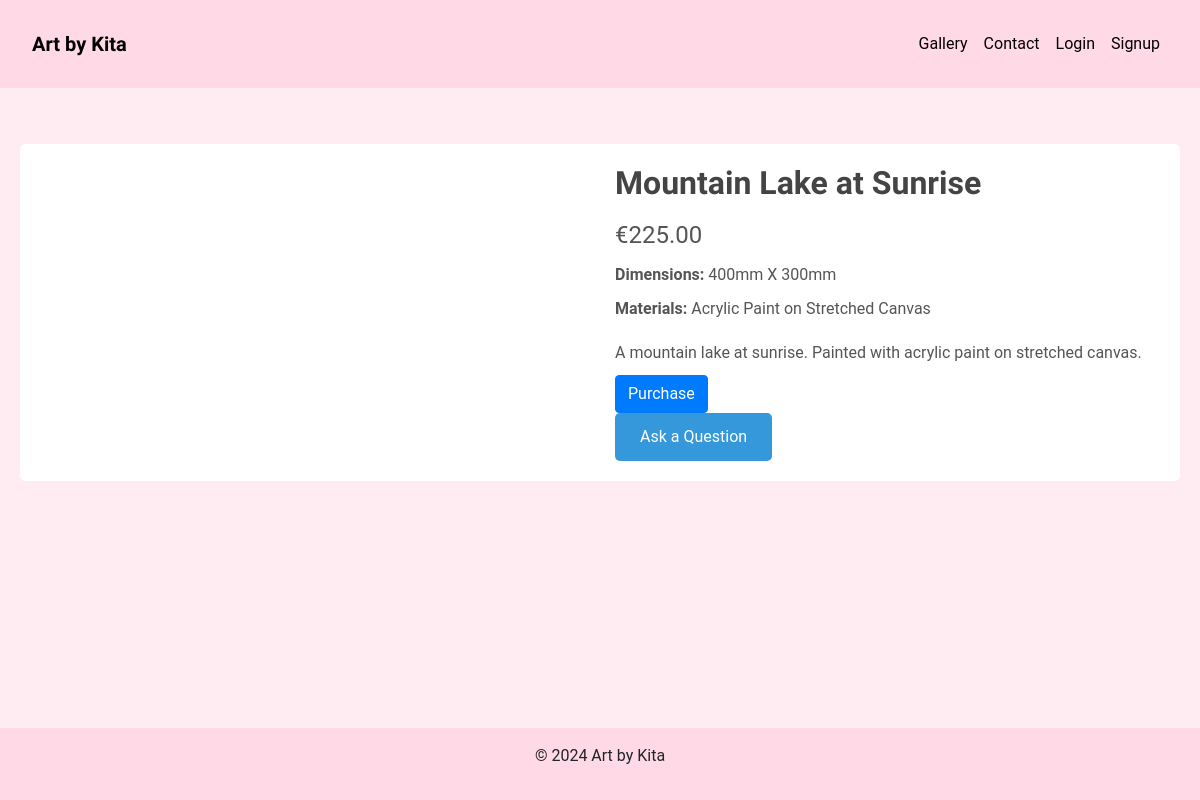
Screenshot of /gallery/3/ with the database file from the repository.
### gallery/models.py (models this page shows, shortened)
class Painting(models.Model):
    title = models.CharField(max_length=50)
    description = models.TextField()
    dimensions = models.CharField(max_length=50)
    materials = models.CharField(max_length=150)
    image = CloudinaryField('image', folder='paintings')
    price = models.DecimalField(max_digits=6, decimal_places=2)

### gallery/views.py (the view)
# urls.py: path('<int:pk>/', views.PaintingDetailView.as_view(), name='painting_detail'),
class PaintingDetailView(DetailView):
    model = Painting
    template_name = 'gallery/painting_detail.html'
    context_object_name = 'painting'

### home/context_processors.py (called while the page is built)
def current_year(request):
    return {
        'current_year': datetime.datetime.now().year
    }

### gallery/templates/gallery/painting_detail.html (shortened to what this page needs)
{% extends "base.html" %}
{% block content %}
<div class="product-page">
    <div class="product-details">
        <img src="{{ painting.image.url }}" alt="{{ painting.name }}">
        <div class="details">
            <h1>{{ painting.title }}</h1>
            <p class="price">€{{ painting.price }}</p>
            <p><strong>Dimensions:</strong> {{ painting.dimensions }}</p>
            <p><strong>Materials:</strong> {{ painting.materials }}</p>
            <p class="description">
                {{ painting.description }}
            </p>
            <form method="POST" action="{% url 'orders:create_order' painting.id %}">
                <button type="submit" class="btn btn-primary">Purchase</button>
            </form>
            <a href="{% url 'contact:contact' %}" class="contact-button">Ask a Question</a>
        </div>
    </div>
</div>
{% endblock %}

### static/css/main.css (style rules this page uses)
body { background-color: #ffecf2; font-family: "Roboto", sans-serif; }
a { text-decoration: none; color: #000; }
h1, h2, h3, h4, h5 { font-size: 5em; font-weight: 700; font-family: "Alex Brush", cursive; color: #000; margin-top: 0; margin-bottom: 0; }
.product-page { max-width: 1200px; margin: 40px auto; padding: 0 20px; }
.product-details { display: flex; flex-wrap: wrap; gap: 30px; background-color: #fff; padding: 20px; border-radius: 5px; }
.product-details img { flex: 1 1 400px; max-width: 100%; height: auto; border-radius: 5px; }
.details { flex: 1 1 400px; }
.details h1 { margin-bottom: 15px; font-size: 2em; color: #444; }
.price { font-size: 1.5em; color: #e67e22; margin-bottom: 15px; }
.details p { margin-bottom: 10px; color: #555; }
.description { margin: 20px 0; }
.purchase-button, .contact-button { display: inline-block; padding: 12px 25px; margin-right: 15px; border: none; border-radius: 5px; background-color: #e67e22; color: #fff; text-decoration: none; cursor: pointer; font-size: 1em; transition: background-color 0.2s; }
.contact-button { background-color: #3498db; }

### rows the page displays
Painting: title "Mountain Lake at Sunrise", price "225.00", dimensions "400mm X 300mm", materials "Acrylic Paint on Stretched Canvas", description "A mountain lake at sunrise. Painted with acrylic paint on stretched canvas."
